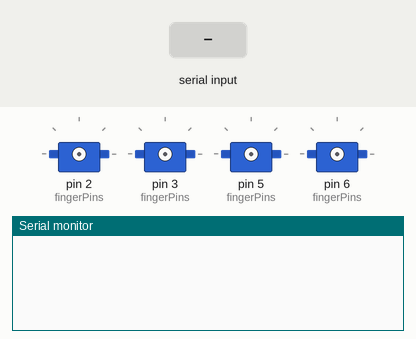
Bench run of a sketch on a simulated Arduino Leonardo, built with avr-gcc and run on an emulated ATmega32U4. Parts: 4 × servo, the last lines printed to the serial monitor. The test bench sets the inputs (shaded band).

Above: at 1.2 s.
1.3 s: "1" received over Serial
At 2.1 s:
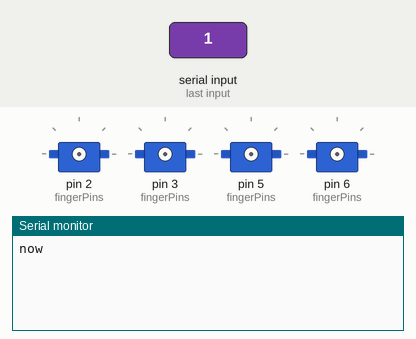
At 3.3 s:
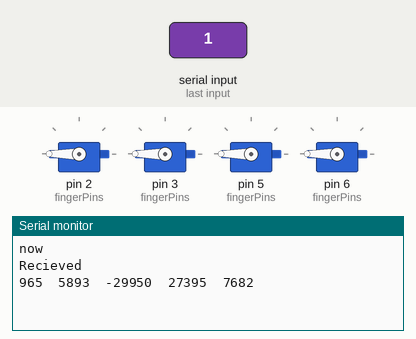

The sketch:

InmoovControl.ino
```cpp
#include <Servo.h>
#include "Finger.h"

// PWM pins for leonardo
int fingerPins[] = {2,3,4,5,6,7,8,9,10,11};
//Servo* fingerServos[5];
Finger* fingers[5];

void setup()
{
	for (int finger = 0; finger < 5; finger++)
	{
		// Am using 180 degree servos. Would be 255 for 90 degree
	    fingers[finger] = new Finger(fingerPins[finger], 10, 255);
	}
        //for (int finger = 5; finger < 10; finger++)
	//{
		// Am using 180 degree servos. Would be 255 for 90 degree
	 //   fingers[finger] = new Finger(fingerPins[finger], 10, 128);
	//}

	//Initialize serial and wait for port to open:
	Serial.begin(57600);
	//while (!Serial) {
	//	;
	//}
}

void loop()
{

	// Check if any serial messages

	if (Serial.available() > 0)
	{
		//Serial.println("Serial Recieved");
		while (Serial.available() && Serial.read() != 0x43) {  }
		Serial.println("now");


		short buffer[5];
		Serial.readBytes((char*)buffer, 5 * sizeof(short));


		Serial.println("Recieved");

		for (int finger = 0; finger < 5; finger++)
		{
			Serial.print(buffer[finger]);
			Serial.print("\t");
			fingers[finger]->SetPosition(buffer[finger]);
		}
		Serial.println("");


		// Delay after change to give servos time to act
		delay(15);

	}
	delay(10);
}
```

Finger.cpp
```cpp
#include "Finger.h"
#include "Arduino.h"

Finger::Finger(int fingerIndex, int min, int max) : index(fingerIndex) , minPos(min), maxPos(max)
{
	servo = new Servo();
}

void Finger::SetPosition(int position)
{

	if (position >= 0 )
	{
		if (position > 255)
			position = 255;

		// map the position to the range for this servo
		position = map(position, 0, 255, minPos, maxPos);
		//Serial.print(index);
		//Serial.print(" ");
		//Serial.println(position);
		if (!servo->attached())
			servo->attach(this->index);
		servo->write(position);
	}
	else
	{
		servo->detach();
	}
}

int Finger::GetPosition()
{
	return servo->read();
}
```

Finger.h
```cpp
#ifndef Finger_h
#define Finger_h

#include <Servo.h>

class Finger
{
private:
	int index;
	int minPos, maxPos;
	Servo* servo;
public:
	Finger(int fingerIndex) : index(fingerIndex) {}
	Finger(int fingerIndex, int min, int max);
	void SetPosition(int position);
	int GetPosition();
};

#endif
```

Measured:
- after the input at 1.3 s, the serial monitor: prints a new line at once (image 1)
